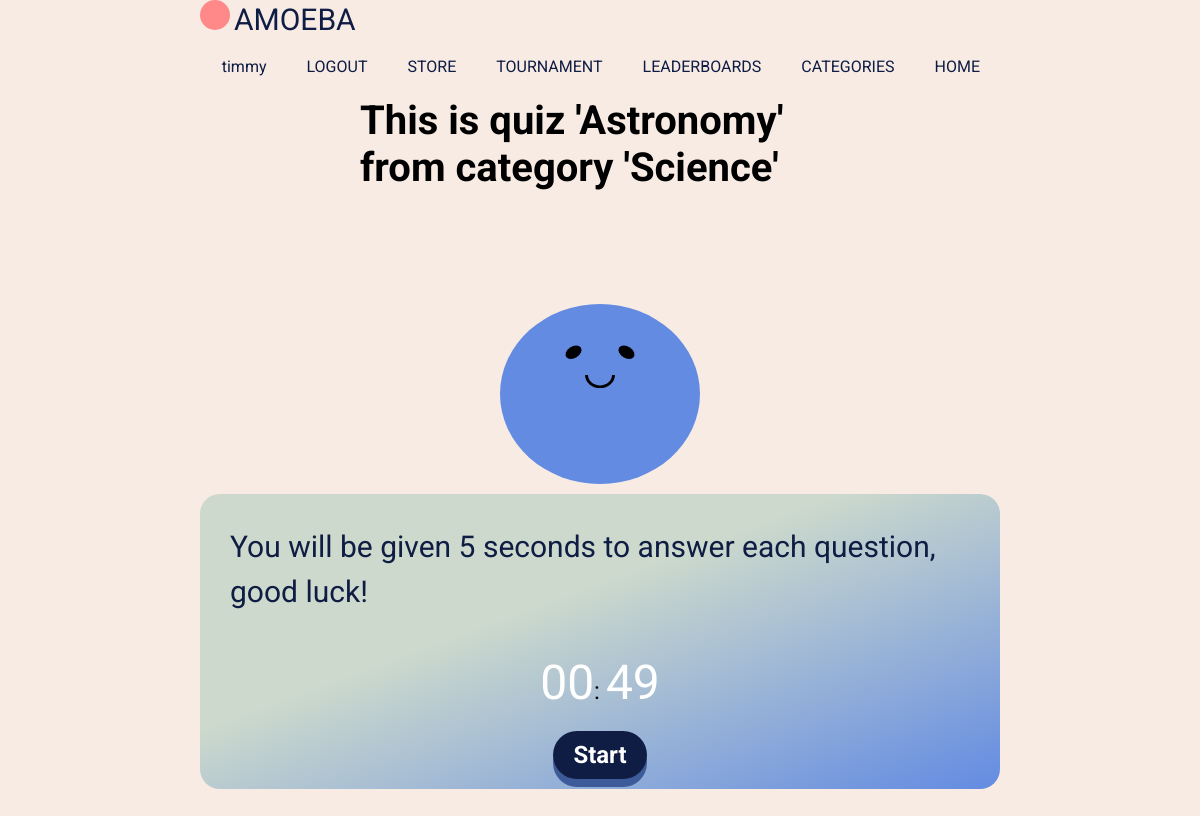
Page /quiz/4 (signed in) on the committed database.
### app/models.py (models this page shows, shortened)
class User(UserMixin, db.Model):
  id = db.Column(db.Integer, primary_key=True)
  username = db.Column(db.String(20), unique=True, index=True, nullable=False)
  email = db.Column(db.String(120), unique=True, index=True, nullable=False)
  password_hash = db.Column(db.String(128))
  posted_quizes = db.relationship('Quiz', backref = 'postedby', lazy = 'dynamic')
  attempts = db.relationship('Attempt', backref = 'user', lazy = 'dynamic')
  is_admin = db.Column(db.Boolean, default=False, nullable=False)
  date_joined = db.Column(db.DateTime, index=True, default=datetime.utcnow)

class Quiz(db.Model):
  id = db.Column(db.Integer, primary_key=True)
  category = db.Column(db.String(32), index=True)
  quizname = db.Column(db.String(32), index=True, unique=True)
  filename = db.Column(db.String(32),unique=True)
  date_added = db.Column(db.DateTime, index=True, default=datetime.utcnow)
  user_id = db.Column(db.Integer, db.ForeignKey('user.id'))
  attempts = db.relationship('Attempt', backref = 'quiz', lazy = 'dynamic')

### app/routes.py (the view)
@app.route('/quiz/<quizid>', methods=['POST', 'GET'])
@login_required
def quiz(quizid):
  quiz = Quiz.query.filter_by(id=quizid).first()
  filename = quiz.filename
  basedir = os.path.abspath(os.path.dirname(__file__))
  quiz_dir = os.path.join(basedir, 'static', 'quizzes')
  file_dir = os.path.join(quiz_dir, filename)
  with open(file_dir) as json_file:
    questionset = json.load(json_file)
  return render_template('quiz.html', questionset=questionset, quizname=quiz.quizname, quizcat=quiz.category, quizid=quizid)

### app/models.py (called while the page is built)
@login.user_loader
def load_user(id): #retrieve the user object representing the current user from the database
  return User.query.get(int(id)) #flask-login uses string for ids. database uses integers for id

### app/templates/quiz.html (shortened to what this page needs)
{% extends "template.html" %} {% block head %}
<link
  rel="stylesheet"
  type="text/css"
  href="{{ url_for('static', filename = 'styles/content.css')}}"
/>
<link
  rel="stylesheet"
  type="text/css"
  href="{{ url_for('static', filename='styles/quizstyle.css')}}"
/>
<link
  rel="stylesheet"
  type="text/css"
  href="{{ url_for('static', filename='styles/amoeba.css')}}"
/>
{% endblock %} {% block content %}
<div class="content">
  <h2 id="quiztitle">
    This is quiz '{{ quizname }}' from category '{{ quizcat }}'
  </h2>
  <div class="quizcontent">
    <div class="amoeba_ball" id="amoebabody">
      <div class="amoeba_eye eye_left"></div>
      <div class="amoeba_eye eye_right"></div>
      <div class="amoeba_smile"></div>
    </div>
    <div class="container">
      <p id="description">
        You will be given 5 seconds to answer each question, good luck!
      </p>
      <div class="timer">
        <span id="minutes">00</span>:
        <span id="seconds">00</span>
      </div>
      <div class="controls">
        <button id="start-btn" class="start-btn btn">Start</button>
      </div>
    </div>
  </div>
</div>
{% endblock %}

### app/templates/template.html (shortened to what this page needs)
<html lang="en">
  <head>
    <link
      rel="stylesheet"
      type="text/css"
      href="{{ url_for('static', filename =
    'styles/content.css')}}"
    />
    {%block head%}{% endblock %}
  </head>
  <body>
    <header>
      <div class="header-content">
        <div class="logo">
          <div id="amoeba-logo"></div>
          <span id="logo-text">AMOEBA</span>
        </div>
        <u1 class="navigation">
          <a href="{{ url_for('index') }}">HOME</a>
          <a href="{{ url_for('categories') }}">CATEGORIES</a>
          <a href="{{ url_for('leaderboards') }}">LEADERBOARDS</a>
          <a>TOURNAMENT</a>
          <a>STORE</a>
          {% if current_user.is_authenticated %}
          <a href="{{ url_for('logout') }}">LOGOUT</a>
          <a href="{{ url_for('profile', username=current_user.username) }}">{{ current_user.username }}</a>
          {% else %}
          <a href="{{ url_for('signup_login') }}">LOGIN/SIGNUP</a>
          {% endif %}
        </u1>
      </div>
    </header>
    {% block content %}{% endblock %}
  </body>
</html>

### app/static/styles/content.css (style rules this page uses)
* { padding: 0; margin: 0; list-style: none; text-decoration: none; font-family: 'roboto', sans-serif; box-sizing: border-box; }
body { background-color: white; }
header { width: 100%; height: 60px; display: block; background-color: #f7ebe4; }
.header-content { height: inherit; margin-left: 200px; margin-right: 200px; }
.content { background-color: #f7ebe4; }
button, .formbutton { padding: 20px 60px; border-radius: 28px; border: 0; background-color: #0f1c43; font-size: 20px; font-weight: 500; color: #f7ebe4; box-shadow: 0px 8px rgb(61, 90, 153) }
.logo { float: left; display: inline-block; color: #0f1c43; margin-top }
#amoeba-logo { background-color: #ff8989; border-radius: 50%; width: 30px; height: 30px; display: inline-block; }
#logo-text { font-size: 30px; }
.navigation { float: right; }
.navigation a { height: 100%; float: right; padding: 20px 20px; list-style: none; color: #0f1c43; }
p { font-size: 20px; color: #0f1c43; font-weight: heavy; line-height: 1.5em; }

### app/static/styles/quizstyle.css (style rules this page uses)
:root { --hue-neutral: #99dbb4; --hue-blue: #638be2; --hue-light: #ccd9cc; --hue-green: #b0db7d; }
body { border-radius: 20px; padding: 0; margin: 0; width: 100vw; height: 100vh; background-color: #f7ebe4; }
#quiztitle { margin-left: 30%; margin-right: 30%; margin-bottom: 30px; font-size: 40px; }
.quizcontent { width: 100vw; height: 80vh; display: grid; justify-content: center; align-content: center; position: relative; }
.btn { border: 1px solid hsl(var(--hue), 100%, 30%); padding: 5px 10px; outline: none; color: white; }
.container { background-image: linear-gradient( to bottom right, var(--hue-light) 40%, var(--hue-blue) 100% ); width: 800px; max-width: 100%; padding: 10px; border-radius: 20px; box-shadow: 5px 5px 20px rgba($gray, 10%); font-size: 24px; }
#description { padding: 20px; font-size: 30px; }
.timer { text-align: center; margin: 20 auto 20; }
#minutes, #seconds { font-size: 48px; color: white; }
.start-btn, .next-btn { font-size: 1.5rem; font-weight: bold; padding: 10px 20px; }
.controls { display: flex; justify-content: center; align-items: center; }

### app/static/styles/amoeba.css (style rules this page uses)
.amoeba_ball { height: 200px; width: 200px; background-color: #638be2; border-radius: 50%; transform: scale(1, 0.9); position: relative; margin: 0 auto 0; animation: bounce 1s ease-in infinite; }
.amoeba_eye { height: 15px; width: 15px; background-color: black; border-radius: 50%; transform: translate(-50%, -50%); position: absolute; top: 23%; z-index: 2; }
.eye_left { left: 33%; transform: skewX(-20deg); z-index: 2; }
.eye_right { right: 33%; transform: skewX(20deg); z-index: 2; }
.amoeba_smile { height: 15px; width: 30px; border-bottom-left-radius: 15px; border-bottom-right-radius: 15px; border: 3px solid black; border-top: 0; transform: translate(-50%, -50%); position: absolute; left: 50%; top: 43%; z-index: 2; }

### rows in the picture
User: username "timmy"
Quiz: quizname "Astronomy", category "Science"
